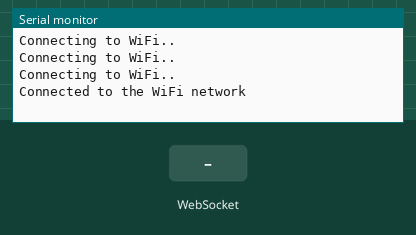
Recording of a sketch running on a simulated ESP32. Shown: the last lines printed to the serial monitor. Inputs (shaded band) come from the test bench. WiFi joins after 1.5 s; servers stay silent unless stated.

Above: at 2.7 s.
2.8 s: WebSocket text "1" received
At 3.8 s:
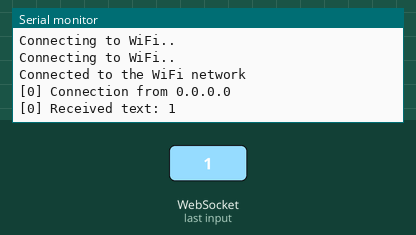
4.3 s: WebSocket text "0" received
At 4.9 s:
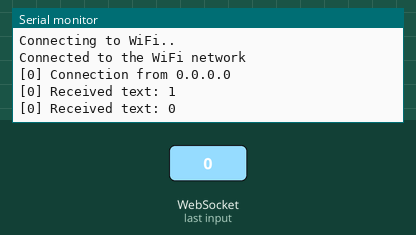
5.8 s: WebSocket text "2" received
At 7.2 s:
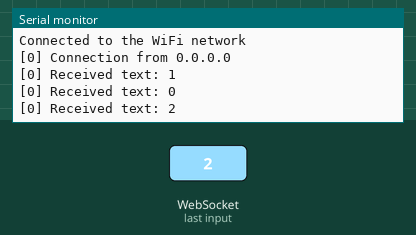

Measured:
- after the input at 2.8 s, the serial monitor: prints a new line at once (image 1)
- after the input at 4.3 s, the serial monitor: prints a new line at once (image 2)
- after the input at 5.8 s, the serial monitor: prints a new line at once (image 3)

The sketch:

websocket.ino
```cpp
#include <WiFi.h>
#include <WebSocketsServer.h>

// Constants
const char *ssid = "starlink";
const char *password =  "P3R3R3C4";
const int ws_port = 8080;


// Globals
WebSocketsServer webSocket = WebSocketsServer(8080);
char msg_buf[10];

void onWebSocketEvent(uint8_t client_num,
                      WStype_t type,
                      uint8_t * payload,
                      size_t length) {

  // Figure out the type of WebSocket event
  switch (type) {
    // Client has disconnected
    case WStype_DISCONNECTED:
      Serial.printf("[%u] Disconnected!\n", client_num);
      break;

    // New client has connected
    case WStype_CONNECTED:
      {
        IPAddress ip = webSocket.remoteIP(client_num);
        Serial.printf("[%u] Connection from ", client_num);
        Serial.println(ip.toString());
      }
      break;

    // Handle text messages from client
    case WStype_TEXT:
      // Print out raw message
      Serial.printf("[%u] Received text: %s\n", client_num, payload);
      break;

    // For everything else: do nothing
    case WStype_BIN:
    case WStype_ERROR:
    case WStype_FRAGMENT_TEXT_START:
    case WStype_FRAGMENT_BIN_START:
    case WStype_FRAGMENT:
    case WStype_FRAGMENT_FIN:
    default:
      break;
  }
}

void setup() {
  // Start Serial port
  Serial.begin(115200);

  WiFi.begin(ssid, password);

  while (WiFi.status() != WL_CONNECTED) {
    delay(500);
    Serial.println("Connecting to WiFi..");
  }
  Serial.println("Connected to the WiFi network");

  webSocket.begin();
  webSocket.onEvent(onWebSocketEvent);
}

void loop() {
  webSocket.loop();
}
```
